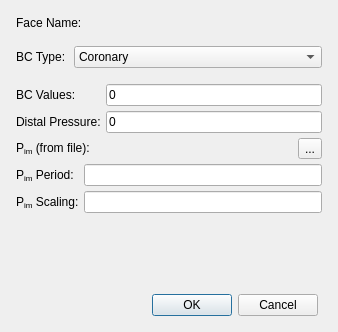
<?xml version="1.0" encoding="UTF-8"?>
<ui version="4.0">
 <class>sv4guiCapBCWidgetROM</class>
 <widget class="QWidget" name="sv4guiCapBCWidgetROM">
  <property name="geometry">
   <rect>
    <x>0</x>
    <y>0</y>
    <width>338</width>
    <height>332</height>
   </rect>
  </property>
  <property name="contextMenuPolicy">
   <enum>Qt::CustomContextMenu</enum>
  </property>
  <property name="windowTitle">
   <string>Set Inlet/Outlet BCs</string>
  </property>
  <layout class="QVBoxLayout" name="verticalLayout">
   <item>
    <widget class="QWidget" name="widget_5" native="true">
     <layout class="QHBoxLayout" name="horizontalLayout_3">
      <property name="spacing">
       <number>5</number>
      </property>
      <property name="leftMargin">
       <number>5</number>
      </property>
      <property name="topMargin">
       <number>5</number>
      </property>
      <property name="rightMargin">
       <number>5</number>
      </property>
      <property name="bottomMargin">
       <number>5</number>
      </property>
      <item>
       <widget class="QLabel" name="label_8">
        <property name="sizePolicy">
         <sizepolicy hsizetype="Fixed" vsizetype="Preferred">
          <horstretch>0</horstretch>
          <verstretch>0</verstretch>
         </sizepolicy>
        </property>
        <property name="text">
         <string>Face Name:</string>
        </property>
       </widget>
      </item>
      <item>
       <widget class="QLabel" name="labelFaceName">
        <property name="text">
         <string/>
        </property>
       </widget>
      </item>
     </layout>
    </widget>
   </item>
   <item>
    <widget class="QWidget" name="widget_3" native="true">
     <layout class="QHBoxLayout" name="horizontalLayout">
      <property name="spacing">
       <number>5</number>
      </property>
      <property name="leftMargin">
       <number>5</number>
      </property>
      <property name="topMargin">
       <number>5</number>
      </property>
      <property name="rightMargin">
       <number>5</number>
      </property>
      <property name="bottomMargin">
       <number>5</number>
      </property>
      <item>
       <widget class="QLabel" name="label">
        <property name="sizePolicy">
         <sizepolicy hsizetype="Fixed" vsizetype="Preferred">
          <horstretch>0</horstretch>
          <verstretch>0</verstretch>
         </sizepolicy>
        </property>
        <property name="text">
         <string>BC Type: </string>
        </property>
       </widget>
      </item>
      <item>
       <widget class="QComboBox" name="comboBoxBCType">
        <item>
         <property name="text">
          <string>Coronary</string>
         </property>
        </item>
        <item>
         <property name="text">
          <string>Prescribed Velocities</string>
         </property>
        </item>
        <item>
         <property name="text">
          <string>Resistance</string>
         </property>
        </item>
        <item>
         <property name="text">
          <string>RCR</string>
         </property>
        </item>
       </widget>
      </item>
     </layout>
    </widget>
   </item>
   <item>
    <widget class="QWidget" name="widget" native="true">
     <layout class="QVBoxLayout" name="verticalLayout_2">
      <property name="spacing">
       <number>0</number>
      </property>
      <property name="leftMargin">
       <number>0</number>
      </property>
      <property name="topMargin">
       <number>0</number>
      </property>
      <property name="rightMargin">
       <number>0</number>
      </property>
      <property name="bottomMargin">
       <number>0</number>
      </property>
      <item>
       <widget class="QStackedWidget" name="stackedWidget">
        <property name="currentIndex">
         <number>1</number>
        </property>
        <widget class="QWidget" name="page">
         <layout class="QGridLayout" name="gridLayout_2">
          <property name="leftMargin">
           <number>5</number>
          </property>
          <property name="topMargin">
           <number>5</number>
          </property>
          <property name="rightMargin">
           <number>5</number>
          </property>
          <property name="bottomMargin">
           <number>5</number>
          </property>
          <property name="spacing">
           <number>5</number>
          </property>
          <item row="1" column="0">
           <widget class="QLabel" name="label_3">
            <property name="text">
             <string>Point Number: </string>
            </property>
           </widget>
          </item>
          <item row="1" column="1">
           <widget class="QLineEdit" name="lineEditPointNumber">
            <property name="text">
             <string>201</string>
            </property>
           </widget>
          </item>
          <item row="9" column="0" colspan="2">
           <spacer name="verticalSpacer">
            <property name="orientation">
             <enum>Qt::Vertical</enum>
            </property>
            <property name="sizeHint" stdset="0">
             <size>
              <width>20</width>
              <height>40</height>
             </size>
            </property>
           </spacer>
          </item>
          <item row="0" column="0">
           <widget class="QLabel" name="label_2">
            <property name="text">
             <string>Analytic Shape: </string>
            </property>
           </widget>
          </item>
          <item row="0" column="1">
           <widget class="QComboBox" name="comboBoxShape">
            <item>
             <property name="text">
              <string>parabolic</string>
             </property>
            </item>
            <item>
             <property name="text">
              <string>plug</string>
             </property>
            </item>
            <item>
             <property name="text">
              <string>womersley</string>
             </property>
            </item>
           </widget>
          </item>
          <item row="6" column="0" colspan="2">
           <widget class="QCheckBox" name="checkBoxFlip">
            <property name="text">
             <string>Flip Normal</string>
            </property>
           </widget>
          </item>
          <item row="3" column="0">
           <widget class="QLabel" name="label_4">
            <property name="text">
             <string>Fourier Modes: </string>
            </property>
           </widget>
          </item>
          <item row="3" column="1">
           <widget class="QLineEdit" name="lineEditModeNumber">
            <property name="text">
             <string>10</string>
            </property>
           </widget>
          </item>
          <item row="5" column="0">
           <widget class="QLabel" name="label_9">
            <property name="text">
             <string>Period:</string>
            </property>
           </widget>
          </item>
          <item row="5" column="1">
           <widget class="QLineEdit" name="lineEditPeriod">
            <property name="enabled">
             <bool>true</bool>
            </property>
           </widget>
          </item>
          <item row="4" column="0" colspan="2">
           <widget class="QWidget" name="widget_4" native="true">
            <layout class="QHBoxLayout" name="horizontalLayout_2">
             <property name="spacing">
              <number>5</number>
             </property>
             <property name="leftMargin">
              <number>0</number>
             </property>
             <property name="topMargin">
              <number>0</number>
             </property>
             <property name="rightMargin">
              <number>0</number>
             </property>
             <property name="bottomMargin">
              <number>0</number>
             </property>
             <item>
              <widget class="QLabel" name="label_5">
               <property name="sizePolicy">
                <sizepolicy hsizetype="Fixed" vsizetype="Preferred">
                 <horstretch>0</horstretch>
                 <verstretch>0</verstretch>
                </sizepolicy>
               </property>
               <property name="text">
                <string>Flow rate (from File):  </string>
               </property>
              </widget>
             </item>
             <item>
              <widget class="QLabel" name="labelLoadFile">
               <property name="text">
                <string/>
               </property>
              </widget>
             </item>
             <item>
              <widget class="QToolButton" name="toolButtonBrowse">
               <property name="text">
                <string>...</string>
               </property>
              </widget>
             </item>
            </layout>
           </widget>
          </item>
         </layout>
        </widget>
        <widget class="QWidget" name="page_2">
         <layout class="QGridLayout" name="gridLayout_3">
          <property name="leftMargin">
           <number>5</number>
          </property>
          <property name="topMargin">
           <number>5</number>
          </property>
          <property name="rightMargin">
           <number>5</number>
          </property>
          <property name="bottomMargin">
           <number>5</number>
          </property>
          <property name="spacing">
           <number>5</number>
          </property>
          <item row="1" column="0">
           <widget class="QLabel" name="label_7">
            <property name="text">
             <string>Distal Pressure:</string>
            </property>
           </widget>
          </item>
          <item row="1" column="1">
           <widget class="QLineEdit" name="lineEditPressure">
            <property name="text">
             <string>0</string>
            </property>
           </widget>
          </item>
          <item row="0" column="0">
           <widget class="QLabel" name="labelBCValues">
            <property name="text">
             <string>BC Values: </string>
            </property>
           </widget>
          </item>
          <item row="0" column="1">
           <widget class="QLineEdit" name="lineEditBCValues">
            <property name="text">
             <string>0</string>
            </property>
           </widget>
          </item>
          <item row="6" column="0" colspan="2">
           <spacer name="verticalSpacer_2">
            <property name="orientation">
             <enum>Qt::Vertical</enum>
            </property>
            <property name="sizeHint" stdset="0">
             <size>
              <width>20</width>
              <height>40</height>
             </size>
            </property>
           </spacer>
          </item>
          <item row="2" column="0" colspan="2">
           <widget class="QWidget" name="widgetPressure" native="true">
            <layout class="QGridLayout" name="gridLayout_4">
             <property name="leftMargin">
              <number>0</number>
             </property>
             <property name="topMargin">
              <number>0</number>
             </property>
             <property name="rightMargin">
              <number>0</number>
             </property>
             <property name="bottomMargin">
              <number>0</number>
             </property>
             <property name="spacing">
              <number>5</number>
             </property>
             <item row="1" column="0">
              <widget class="QLabel" name="labelPeriodCOR">
               <property name="text">
                <string>P&lt;sub&gt;im&lt;/sub&gt; Period:</string>
               </property>
              </widget>
             </item>
             <item row="1" column="1">
              <widget class="QLineEdit" name="lineEditPressurePeriod"/>
             </item>
             <item row="2" column="0">
              <widget class="QLabel" name="label_10">
               <property name="text">
                <string>P&lt;sub&gt;im&lt;/sub&gt; Scaling:</string>
               </property>
              </widget>
             </item>
             <item row="2" column="1">
              <widget class="QLineEdit" name="lineEditPressureScaling"/>
             </item>
             <item row="0" column="0" colspan="2">
              <widget class="QWidget" name="widgetPressureFile" native="true">
               <layout class="QHBoxLayout" name="horizontalLayout_4">
                <property name="spacing">
                 <number>5</number>
                </property>
                <property name="leftMargin">
                 <number>0</number>
                </property>
                <property name="topMargin">
                 <number>0</number>
                </property>
                <property name="rightMargin">
                 <number>0</number>
                </property>
                <property name="bottomMargin">
                 <number>0</number>
                </property>
                <item>
                 <widget class="QLabel" name="label_6">
                  <property name="sizePolicy">
                   <sizepolicy hsizetype="Fixed" vsizetype="Preferred">
                    <horstretch>0</horstretch>
                    <verstretch>0</verstretch>
                   </sizepolicy>
                  </property>
                  <property name="text">
                   <string>P&lt;sub&gt;im&lt;/sub&gt; (from file):</string>
                  </property>
                 </widget>
                </item>
                <item>
                 <widget class="QLabel" name="labelLoadPressureFile">
                  <property name="text">
                   <string/>
                  </property>
                 </widget>
                </item>
                <item>
                 <widget class="QToolButton" name="toolButtonBrowsePressureFile">
                  <property name="text">
                   <string>...</string>
                  </property>
                 </widget>
                </item>
               </layout>
              </widget>
             </item>
            </layout>
           </widget>
          </item>
         </layout>
        </widget>
       </widget>
      </item>
     </layout>
    </widget>
   </item>
   <item>
    <widget class="QWidget" name="widget_2" native="true">
     <layout class="QGridLayout" name="gridLayout">
      <property name="leftMargin">
       <number>5</number>
      </property>
      <property name="topMargin">
       <number>5</number>
      </property>
      <property name="bottomMargin">
       <number>5</number>
      </property>
      <property name="spacing">
       <number>5</number>
      </property>
      <item row="0" column="0">
       <widget class="QDialogButtonBox" name="buttonBox">
        <property name="standardButtons">
         <set>QDialogButtonBox::Cancel|QDialogButtonBox::Ok</set>
        </property>
       </widget>
      </item>
     </layout>
    </widget>
   </item>
  </layout>
 </widget>
 <resources/>
 <connections/>
</ui>
